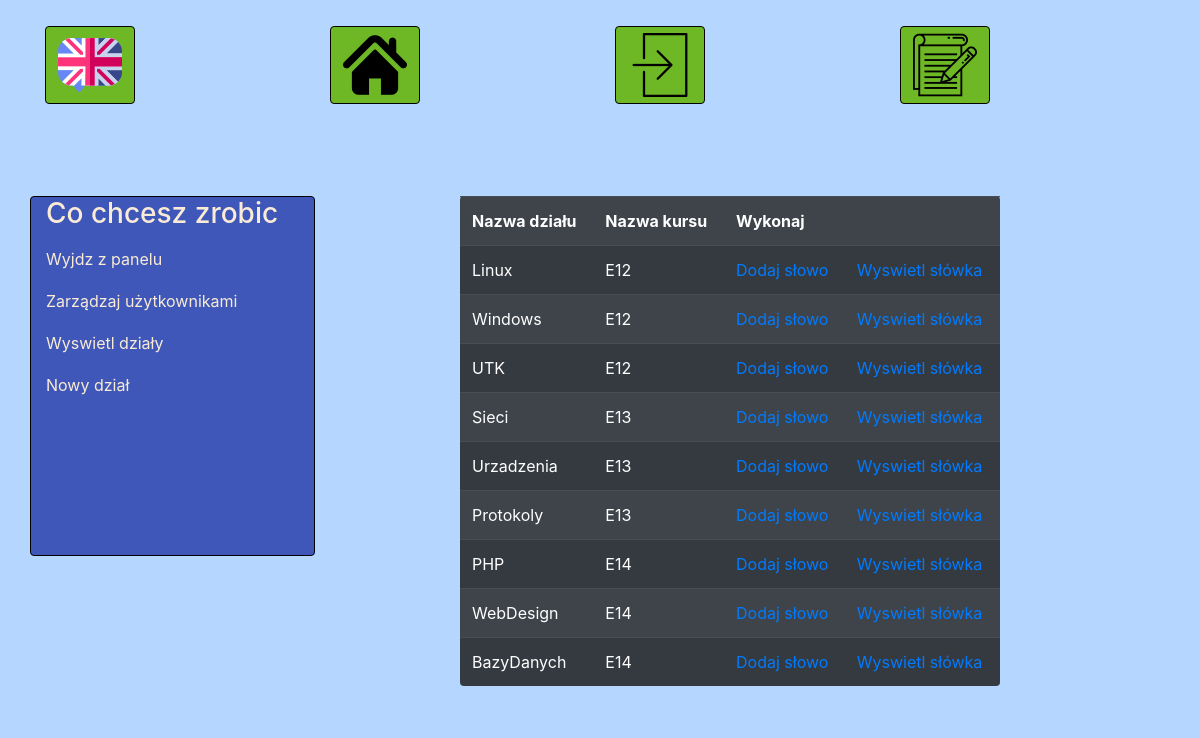
Page /ProjektPHP/SzablonStrony/paneladm.php?wyswietldzial=continue (signed in) on the committed database.
### tables this page shows
CREATE TABLE `dzial` (
  `id_dzial` int(11) NOT NULL,
  `nazwa_dzialu` varchar(255) DEFAULT NULL,
  `id_kursu` int(11) DEFAULT 0
);

CREATE TABLE `kurs` (
  `id_kursu` int(11) NOT NULL,
  `nazwa_kursu` varchar(255) DEFAULT NULL
);

### ProjektPHP/SzablonStrony/paneladm.php (the view, shortened to what this page needs)
<!DOCTYPE html>
<html lang="pl" dir="ltr">
<head>
  <link rel="stylesheet" href="https://stackpath.bootstrapcdn.com/bootstrap/4.3.1/css/bootstrap.min.css">
  <link rel="stylesheet" href="https://stackpath.bootstrapcdn.com/bootstrap/4.3.1/css/bootstrap.min.css">
  <link rel="stylesheet" href="style/home.css">
    <link rel="stylesheet" href="style/mainlayout.css">
    <link rel="stylesheet" href="style/paneladm.css">
</head>
  <body>
    <div class="container ">
      <div class="row rowek static-top">
        <div class="col-6 col-xl-3">
          <button type="button" class="przyciskimenu btn btn-primary" >
            <img src="grafika/logo.png" alt="Logo">
          </button>
        </div>
        <div class="col-4 col-xl-3">
        <a href="home.php">  <button type="button" class="przyciskimenu btn btn-primary" >
            <img src="grafika/home.png" alt="Home">
          </button> </a>
        </div>
        <div class="col-4 col-xl-3">
            <a href="logowanie.php"> <button type="button" class="przyciskimenu btn btn-primary"><img src="grafika/login.png" alt="Logowanie"></button> </a>
        </div>
        <div class="col-4 col-xl-3">
          <a href="rejestracja.php">  <button type="button" class="przyciskimenu btn btn-primary"><img src="grafika/register.png" alt="Rejestracja" ></button> </a>
        </div>
      </div>
  <div class="row">
    <div class="col-12 col-xl-3 fiszka rounded">
        <h3>Co chcesz zrobic</h3>
        <ul class="navbar-nav mr-auto">
          <li class="nav-item">
            <a class="nav-link" href="home.php">Wyjdz z panelu</a>
          </li>
          <li class="nav-item">
            <a class="nav-link" href="?zarzadzaj=continue">Zarządzaj użytkownikami</a>
          </li>
          <li class="nav-item">
            <a class="nav-link" href="?wyswietldzial=continue">Wyswietl działy</a>
          </li>
          <li class="nav-item">
            <a class="nav-link" href="?nowydzial=continue">Nowy dział</a>
          </li>
        </ul>
    </div>
    <div class="col-12 col-xl-2 ">
    </div>
    <div class="col-12 col-xl-6 wybor">
      <?php
if(isset($_GET['wyswietldzial'])){
      require_once 'php/polaczenie.php';
      $connect = mysqli_connect($host, $db_user, $db_password, $db_name);
      $sql = "SELECT `id_dzial`,`nazwa_dzialu`, `kurs`.`nazwa_kursu` FROM `dzial` INNER JOIN `kurs` ON `kurs`.`id_kursu`=`dzial`.`id_kursu`";
      $result = mysqli_query($connect,$sql);
      echo<<<TABLE
      <table class="table table-striped table-dark rounded przesun" >
        <tr>
          <th scope="col">Nazwa działu</th>
          <th scope="col">Nazwa kursu</th>
          <th scope="col" colspan="2" >Wykonaj</th>
        </tr>
TABLE;
      while ($row = mysqli_fetch_assoc($result)) {
          echo<<<ROW
          <tr>
            <td>$row[nazwa_dzialu]</td>
            <td>$row[nazwa_kursu]</td>
              <td><a href="?noweslowo=$row[id_dzial]">Dodaj słowo</a></td>
              <td><a href="?wyswietlslowka=$row[id_dzial]&nazwadzialu=$row[nazwa_dzialu]">Wyswietl słówka</a></td>
          </tr>
ROW;
      }
      echo "</table>";
}
?>
    </div>
</div>
  </div>
  </body>
</html>

### ProjektPHP/SzablonStrony/style/home.css (style rules this page uses)
.kursmenu, .fiszka { margin-top: 10vh; border: 1px solid black; padding-bottom: 1vh; color: antiquewhite; z-index: 55; }
.container { z-index: 54; background-color: #B5D7FF; }
.fiszka { height: 45vh; background-color: #3E57B8; }
.nav-link { color: antiquewhite; border-bottom: 2px solid #3E57B8; }

### ProjektPHP/SzablonStrony/style/mainlayout.css (style rules this page uses)
body { background-color: #B5D7FF; height: 100vh; }
html { height: 100vh; }
.przyciskimenu { margin-top: 10%; margin-bottom: 5%; background-color: #6EB825; border-color: black; }

### ProjektPHP/SzablonStrony/style/paneladm.css (style rules this page uses)
.wybor { margin-top: 10vh; padding-bottom: 1vh; color: antiquewhite; z-index: 55; }
.przesun { margin-left: -5vw; }

### rows in the picture
dzial: nazwa_dzialu "Linux", id_kursu.nazwa_kursu "E12"
dzial: nazwa_dzialu "Windows", id_kursu.nazwa_kursu "E12"
dzial: nazwa_dzialu "UTK", id_kursu.nazwa_kursu "E12"
dzial: nazwa_dzialu "Sieci", id_kursu.nazwa_kursu "E13"
dzial: nazwa_dzialu "Urzadzenia", id_kursu.nazwa_kursu "E13"
dzial: nazwa_dzialu "Protokoly", id_kursu.nazwa_kursu "E13"
dzial: nazwa_dzialu "PHP", id_kursu.nazwa_kursu "E14"
dzial: nazwa_dzialu "WebDesign", id_kursu.nazwa_kursu "E14"
dzial: nazwa_dzialu "BazyDanych", id_kursu.nazwa_kursu "E14"
